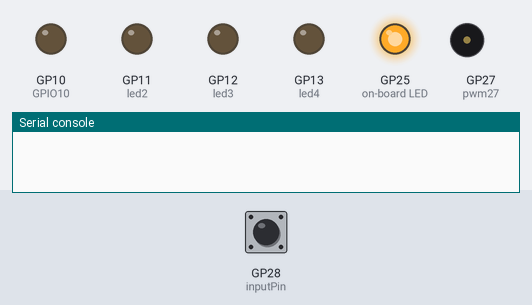
The program below on a simulated Raspberry Pi Pico running MicroPython. Shown: output pins drawn as LEDs (lit = HIGH), buzzer (waves = sounding), the last lines printed to the serial console. The inputs (shaded band) are chosen by the test bench; at power-on: GP28 (inputPin) HIGH. Pins used as bus, display or sensor lines are not drawn.

Above: at 0.1 s.
At 5.0 s:
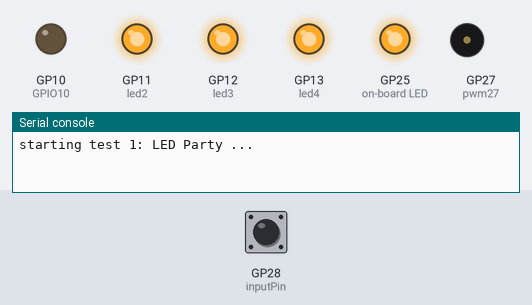
5.1 s: GP28 (inputPin) pulled LOW for 0.15 s
At 6.7 s:
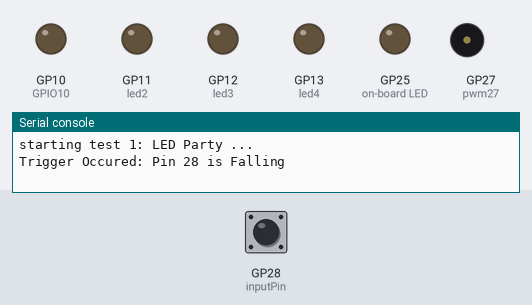
Timing chart, 0 to 20.7 s (numbered marks = the images above; inputs shaded):
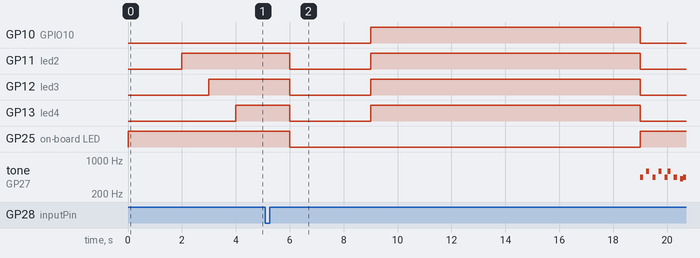

The program:

test.py
```python
############################################################################
# PicoPCB 2.0 Testing Configuration
#
# Testing: 1) LED (GOOD), 2) Screw Switch(GOOD), 3) E-match(GOOD) 4) Buzzer(GOOD) 5) Altimeter(GOOD)
#
#
############################################################################
import time
from machine import Pin, PWM
from picozero import pico_led
import noisemaker as m

GPIO10 = Pin(10, Pin.OUT)
inputPin = Pin(28,Pin.IN,Pin.PULL_UP)

led2 = Pin(11, Pin.OUT)# D2
led3 = Pin(12, Pin.OUT)# D3
led4 = Pin(13, Pin.OUT)# D4

charge_sent = False
interrupt_flag=False

def callback(inputPin):
    global interrupt_flag
    interrupt_flag=True
    print("Trigger Occured: Pin 28 is Falling")

inputPin.irq(trigger=Pin.IRQ_FALLING, handler=callback)

GPIO10.value(0)
led2.value(0)
led3.value(0)
led4.value(0)

pico_led.on()
time.sleep(2)
############################################################################
# Test 1: LED's
############################################################################
print("starting test 1: LED Party ...")
led2.value(1)
time.sleep(1)

led3.value(1)
time.sleep(1)

led4.value(1)
time.sleep(2)

led2.value(0)
led3.value(0)
led4.value(0)
pico_led.off()
time.sleep(1)
print("Completed test 1 ...")
############################################################################
# Test 2: Screw switch
# Plug-in screw switch to correct terminals in off position
# Plug-in battery to JST connector
# Toggle screw switch to on position
# Observe LED Test 1 code
############################################################################

############################################################################
# Test 3: E-match terminals
# Plug-in screw switch to correct terminals in off position
# Plug-in battery to JST connector
# Toggle screw switch to on position
# Observe LED Test 1 code
############################################################################
print("starting test 3: E-match terminals ...")

time.sleep(2)

led2.value(1)
led3.value(1)
led4.value(1)

GPIO10.value(1)

time.sleep(10)

led2.value(0)
led3.value(0)
led4.value(0)

GPIO10.value(0)

print("Completed test 3: E-match terminals ...")

############################################################################
# Test 4: Buzzer
############################################################################
print("starting test 4: Buzzer ...")
pwm27 = PWM(Pin(27))

pico_led.on()

m.play_melody(pwm27)


pico_led.off()
print("Completed test 4: Buzzer ...")

led2.value(1)
time.sleep(1)

led3.value(1)
time.sleep(1)

led4.value(1)
time.sleep(2)

led2.value(0)
led3.value(0)
led4.value(0)

############################################################################
# Test 5: Altimeter terminals
############################################################################
# print("starting test 4: Altimeter terminals ...")
# while (True):
#
#     if not interrupt_flag:
#         # Requirements: Pin 28 is high AND charge has NEVER been sent
#         led3.value(1)
#         time.sleep(0.02)
#         led3.value(0)
#
#         print('No charge sent')
#         print("Sent: False")
#
#     if interrupt_flag:
#         # Requirements: Pin 28 is low OR charge HAS been sent
#         print("Interrupt has occured- AP detects Pin 28 is low")
#         led2.value(1)
#         led3.value(1)
#         led4.value(1)
#         charge_sent=True
#
#         print("Completed test 4: Altimeter terminals")
#
#         break
#
#
#
```

noisemaker.py
```python
from machine import Pin, PWM
import time

"""
This library allows you to play a given melody on a piezo buzzer

@Author: Nicolas Vargas & Polina Ilinykh
Last Updated: March 2, 2025
"""
#TODO!!!!!: Error handling, to avoid potential crashes or infinite loops


#buzzer = PWM(Pin(20))

tones = {
"B0": 31,
"C1": 33,
"C#1": 35,
"D1": 37,
"D#1": 39,
"E1": 41,
"F1": 44,
"F#1": 46,
"G1": 49,
"G#1": 52,
"A1": 55,
"A#1": 58,
"B1": 62,
"C2": 65,
"C#2": 69,
"D2": 73,
"D#2": 78,
"E2": 82,
"F2": 87,
"F#2": 93,
"G2": 98,
"G#2": 104,
"A2": 110,
"A#2": 117,
"B2": 123,
"C3": 131,
"C#3": 139,
"D3": 147,
"D#3": 156,
"E3": 165,
"F3": 175,
"F#3": 185,
"G3": 196,
"G#3": 208,
"A3": 220,
"A#3": 233,
"B3": 247,
"C4": 262,
"C#4": 277,
"D4": 294,
"D#4": 311,
"E4": 330,
"F4": 349,
"F#4": 370,
"G4": 392,
"G#4": 415,
"A4": 440,
"A#4": 466,
"B4": 494,
"C5": 523,
"C#5": 554,
"D5": 587,
"D#5": 622,
"E5": 659,
"F5": 698,
"F#5": 740,
"G5": 784,
"G#5": 831,
"A5": 880,
"A#5": 932,
"B5": 988,
"C6": 1047,
"C#6": 1109,
"D6": 1175,
"D#6": 1245,
"E6": 1319,
"F6": 1397,
"F#6": 1480,
"G6": 1568,
"G#6": 1661,
"A6": 1760,
"A#6": 1865,
"B6": 1976,
"C7": 2093,
"C#7": 2217,
"D7": 2349,
"D#7": 2489,
"E7": 2637,
"F7": 2794,
"F#7": 2960,
"G7": 3136,
"G#7": 3322,
"A7": 3520,
"A#7": 3729,
"B7": 3951,
"C8": 4186,
"C#8": 4435,
"D8": 4699,
"D#8": 4978,
}

# Change this to make the song slower or faster
tempo = 132;

# Calculate the duration of a whole note in ms
wholenote = (60000 * 2) / tempo

# Format of the melody array: notes of the melody followed by the duration of the note.
# A 4 indicates a quarter note, 8 an eighth , 16 sixteenth and so on.
# Negative numbers are used to represent dotted notes,
# so -4 represents a dotted quarter note (a quarter plus an eighth).
# A 0 indicates a note slide to the next note, with the next note's duration
# indicating the duration of the note slide
melody = [

#   Cantina Band - Star wars
#   |		1/4			  |			1/4			  |			1/4			  |			1/4			  |
     ("A4",8), ("REST",8), ("D5",8), ("REST",8),   ("A4",8), ("REST",8),   ("D5",8), ("REST",8),
#   |		1/4			  |			1/4			  |			1/4			  |			1/4			  |
     ("A4",8), ("D5",8),   ("REST",8), ("A4",8),   ("REST",8), ("G#4",8),  ("A4",8), ("REST",8),
#   |		1/4			  |			1/4			  |			1/4			  |			1/4			  |
     ("A4",8), ("G#4",8),  ("A4",8),  ("G4",8),    ("REST",8), ("G4",8),   ("A4",8), ("G4",8),
#   |		1/4			  |			1/4			  |			1/4			  |			1/4			  |
     ("F4",-4),            ("REST",16), ("D4",16), ("D4",-8),  ("REST",16),("REST",4),

#   |		1/4			  |			1/4			  |			1/4			  |			1/4			  |
     ("A4",8), ("REST",8), ("D5",8), ("REST",8),   ("A4",8), ("REST",8),   ("D5",8), ("REST",8),
#   |		1/4			  |			1/4			  |			1/4			  |			1/4			  |
     ("A4",8), ("D5",8),   ("REST",8), ("A4",8),   ("REST",8), ("G#4",8),  ("A4",8), ("REST",8),
#   |		1/4			  |			1/4			  |			1/4			  |			1/4			  |
     ("G4",8),("REST",8),  ("G4",4),               ("REST",8), ("F#4",8),  ("G4",8), ("REST",8),
#   |		1/4			  |			1/4			  |			1/4			  |			1/4			  |
     ("C5",8), ("A#4",8),  ("REST",8), ("A4",8),   ("REST",8), ("G4",8),   ("G4",16), ("REST",-8),

#   |		1/4			  |			1/4			  |			1/4			  |			1/4			  |
     ("A4",8), ("REST",8), ("D5",8), ("REST",8),   ("A4",8), ("REST",8),   ("D5",8), ("REST",8),
#   |		1/4			  |			1/4			  |			1/4			  |			1/4			  |
     ("A4",8), ("D5",8),   ("REST",8), ("A4",8),   ("REST",8), ("G#4",8),  ("A4",8), ("REST",8),
#   |		1/4			  |			1/4			  |			1/4			  |			1/4			  |
     ("C5",8), ("REST",8), ("C5",4),               ("C5",8), ("A4",8),     ("G4",8), ("REST",8),
#   |		1/4			  |			1/4			  |			1/4			  |			1/4			  |
     ("E4",0), ("F4",2),                           ("D4",4),               ("REST",4),

#   |		1/4			  |			1/4			  |			1/4			  |			1/4			  |
     ("D4",2),                                     ("F4",2),
#   |		1/4			  |			1/4			  |			1/4			  |			1/4			  |
     ("A4",2),                                     ("C5",2),
#   |		1/4			  |			1/4			  |			1/4			  |			1/4			  |
     ("D#5",8),("REST",8), ("D5",8), ("REST",8),   ("G#4",8), ("A4",8),    ("REST",8), ("F4",4),

     ("REST",8),
]


# Function to play a note
def play_tone(pitch, duration, buzzer):
    if pitch == "REST":
        buzzer.duty_u16(0)
    else:
        buzzer.duty_u16(2000)    # Volume of Buzzer
        buzzer.freq(tones[pitch])
    time.sleep(duration / 1000)  # Convert ms to seconds

# Function to play a note slide
def play_slide(start_note, end_note, duration, buzzer):
    # Get the frequencies for the start and end notes
    start_freq = tones[start_note]
    end_freq = tones[end_note]

    # Number of steps for the slide (adjust for smoother or quicker slides)
    steps = 10
    step_duration = duration / steps  # Duration of each step in milliseconds

    slide_range = end_freq - start_freq
    frequency_step = abs(slide_range) / steps  # Frequency change per step
    stepDir = int(slide_range / abs(slide_range)) # Direction of slide (slide down or up)


    # Slide from start note to end note
    for i in range(steps):
        current_freq = start_freq + (frequency_step * i * stepDir)
        buzzer.duty_u16(2000)             # Volume of Buzzer
        buzzer.freq(int(current_freq))
        time.sleep(step_duration / 1000)  # Convert to seconds

# Calculate the note duration
def note_duration(divider):
    if divider > 0:
        note_duration = wholenote / divider
    elif divider < 0:
        note_duration = wholenote / abs(divider)
        note_duration *= 1.5  # Dotted notes have 1.5x the duration
    return note_duration

# Iterate over the melody
def play_melody(buzzer):
    isSlide = 0
    slide_start = 0
    for i in range(len(melody)):
        pitch, divider = melody[i]

        if divider == 0:
            slide_start = pitch
            isSlide = 1
            continue

        if isSlide:
            slide_end = pitch
            slide_length = note_duration(divider)
            play_slide(slide_start, slide_end , slide_length, buzzer)
            isSlide = 0

        else:
            note_length = note_duration(divider)
            play_tone(pitch, note_length, buzzer)


    buzzer.duty_u16(0)

#play_melody(buzzer)
```

Measured:
- by itself, tone on GP27 (pwm27): plays 440 Hz for 0.11 s, 587 Hz for 0.11 s, 440 Hz for 0.11 s, 587 Hz for 0.11 s, 440 Hz for 0.11 s, 587 Hz for 0.11 s … (9 notes in this stretch)
